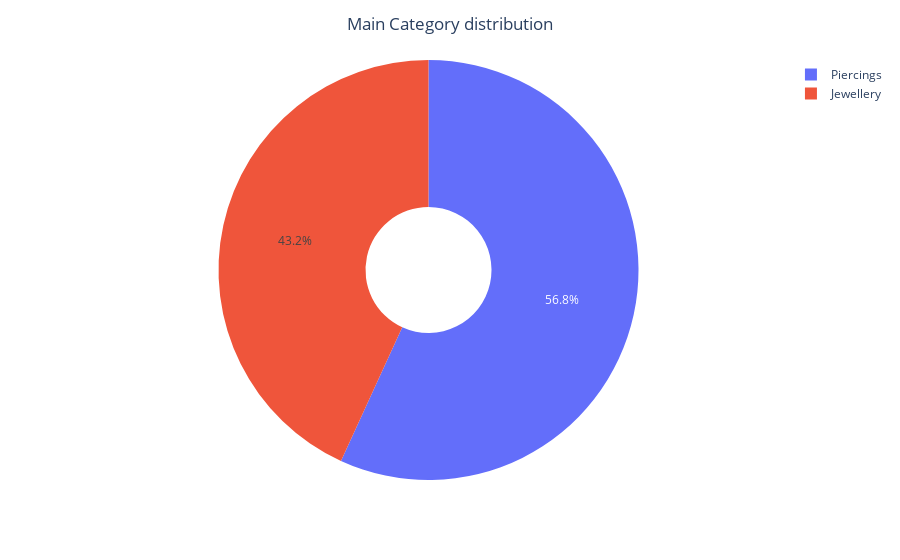

The code cell stored with this chart in its notebook:
### Code cell
# Calculate main-category values
mainCategory_values = purchase_df.groupby('main_category')['product_id'].nunique().sort_values(ascending=False)
mainCategory_names = mainCategory_values.index

# Pie chart for main-categories
fig = px.pie(
    names=mainCategory_names, 
    values=mainCategory_values, 
    hole=0.3)
fig.update_layout(title={"text": "Main Category distribution", "x": 0.5})
fig.show()

print('Number of main-categories: ', len(mainCategory_names))
mainCategory_values

### Figure 1 — Plotly figure (JSON) as saved in the notebook; plotly's stock layout.template omitted (floating-point values rounded to 4 significant figures)
{"data": [{"domain": {"x": [0, 1], "y": [0, 1]}, "hole": 0.3, "hovertemplate": "label=%{label}<br>value=%{value}<extra></extra>", "labels": ["Piercings", "Jewellery"], "legendgroup": "", "name": "", "showlegend": true, "type": "pie", "values": [54, 41]}], "layout": {"legend": {"tracegroupgap": 0}, "margin": {"t": 60}, "title": {"text": "Main Category distribution", "x": 0.5}}}
